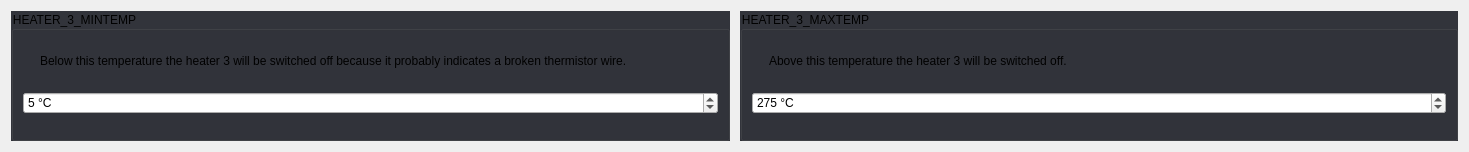
         <widget class="QWidget" name="scrollAreaWidgetContents_18">
          <property name="geometry">
           <rect>
            <x>0</x>
            <y>0</y>
            <width>1469</width>
            <height>152</height>
           </rect>
          </property>
          <property name="styleSheet">
           <string notr="true">#scrollAreaWidgetContents_18 {
	background: rgb(34, 35, 40);
}</string>
          </property>
          <layout class="QGridLayout" name="gridLayout_91">
           <property name="spacing">
            <number>10</number>
           </property>
           <item row="0" column="0">
            <widget class="QGroupBox" name="groupBox_26">
             <property name="focusPolicy">
              <enum>Qt::StrongFocus</enum>
             </property>
             <property name="styleSheet">
              <string notr="true">QGroupBox:!disabled {
	background: rgb(50, 52, 59);
}</string>
             </property>
             <property name="title">
              <string>HEATER_3_MINTEMP</string>
             </property>
             <layout class="QGridLayout" name="gridLayout_100">
              <property name="spacing">
               <number>10</number>
              </property>
              <item row="0" column="0">
               <widget class="QLabel" name="label_86">
                <property name="sizePolicy">
                 <sizepolicy hsizetype="Fixed" vsizetype="Fixed">
                  <horstretch>0</horstretch>
                  <verstretch>0</verstretch>
                 </sizepolicy>
                </property>
                <property name="text">
                 <string/>
                </property>
                <property name="pixmap">
                 <pixmap resource="../resources/resources.qrc">:/info_FILL0_wght100_GRAD0_opsz20.svg</pixmap>
                </property>
               </widget>
              </item>
              <item row="0" column="1">
               <widget class="QLabel" name="label_87">
                <property name="text">
                 <string>Below this temperature the heater 3 will be switched off because it probably indicates a broken thermistor wire.</string>
                </property>
                <property name="wordWrap">
                 <bool>true</bool>
                </property>
               </widget>
              </item>
              <item row="1" column="0" colspan="2">
               <widget class="QSpinBox" name="uHeater3MintempSpinBox">
                <property name="suffix">
                 <string> °C</string>
                </property>
                <property name="maximum">
                 <number>100</number>
                </property>
                <property name="stepType">
                 <enum>QAbstractSpinBox::AdaptiveDecimalStepType</enum>
                </property>
                <property name="value">
                 <number>5</number>
                </property>
               </widget>
              </item>
             </layout>
            </widget>
           </item>
           <item row="0" column="1">
            <widget class="QGroupBox" name="groupBox_36">
             <property name="focusPolicy">
              <enum>Qt::StrongFocus</enum>
             </property>
             <property name="styleSheet">
              <string notr="true">QGroupBox:!disabled {
	background: rgb(50, 52, 59);
}</string>
             </property>
             <property name="title">
              <string>HEATER_3_MAXTEMP</string>
             </property>
             <layout class="QGridLayout" name="gridLayout_119">
              <property name="spacing">
               <number>10</number>
              </property>
              <item row="0" column="0">
               <widget class="QLabel" name="label_107">
                <property name="sizePolicy">
                 <sizepolicy hsizetype="Fixed" vsizetype="Fixed">
                  <horstretch>0</horstretch>
                  <verstretch>0</verstretch>
                 </sizepolicy>
                </property>
                <property name="text">
                 <string/>
                </property>
                <property name="pixmap">
                 <pixmap resource="../resources/resources.qrc">:/info_FILL0_wght100_GRAD0_opsz20.svg</pixmap>
                </property>
               </widget>
              </item>
              <item row="0" column="1">
               <widget class="QLabel" name="label_108">
                <property name="text">
                 <string>Above this temperature the heater 3 will be switched off.</string>
                </property>
                <property name="wordWrap">
                 <bool>true</bool>
                </property>
               </widget>
              </item>
              <item row="1" column="0" colspan="2">
               <widget class="QSpinBox" name="uHeater3MaxtempSpinBox">
                <property name="suffix">
                 <string> °C</string>
                </property>
                <property name="maximum">
                 <number>500</number>
                </property>
                <property name="stepType">
                 <enum>QAbstractSpinBox::AdaptiveDecimalStepType</enum>
                </property>
                <property name="value">
                 <number>275</number>
                </property>
               </widget>
              </item>
             </layout>
            </widget>
           </item>
          </layout>
         </widget>
